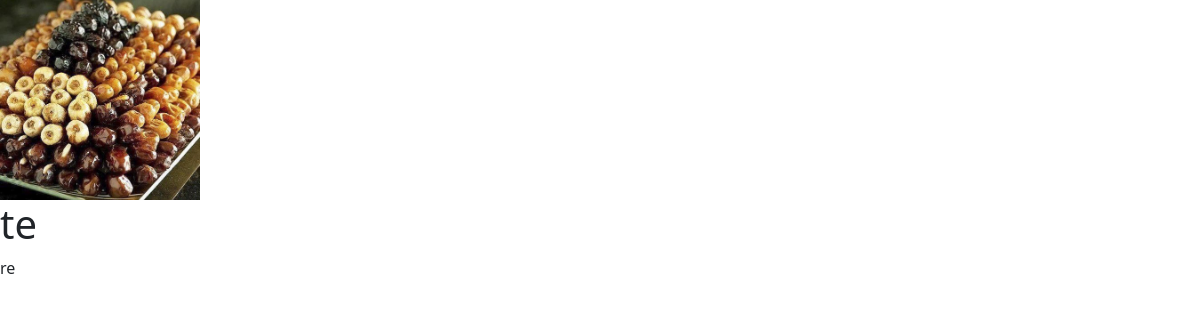
The page /detail/4 on the database its author committed.
### Blog/models.py (models this page shows)
class Post(models.Model):
    author = models.ForeignKey("User.User", on_delete=models.CASCADE)
    title = models.CharField(max_length=200)
    content = models.TextField()
    image = models.ImageField(upload_to="images/Blog", blank=True)
    is_draft = models.BooleanField(default=True)
    categories = models.ManyToManyField(Category)

### Blog/views.py (the view)
# urls.py: path("detail/<int:post_id>", views.detail, name="detail"),
def detail(request, post_id):
    post = Post.objects.get(id = post_id)
    return render(request, "detail.html",{'post':post})

### Blog/templates/detail.html (shortened to what this page needs)
{% extends "base.html" %}
{% block body %}
<img src="../../media/{{post.image}}" alt="" style="width: 200px;height: 200px;object-fit: cover;">
<h1>{{post.title}}</h1>
<p>{{post.content}}</p>
{% endblock body %}

### rows shown on the page
Post: image (picture), title "te", content "re"
